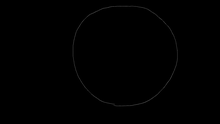
%> input picture 1119第二次實驗(課程三)/coursepathreader/5073076857339904.tif, 220 x 124 px, shrunk from 1920 x 1080 before the run; its folder holds only this picture in this run
$ octave pic_rate_onepic.m   (GNU Octave 9; MATLAB toolbox functions it lacks are replaced by stand-ins)
%> lines starting %> are read from the running program, lines starting %| are printed output that depends on the picture; in (x1, y1, x2, y2) boxes, pixels count from 0 and x2, y2 are one past the last pixel; in counts of white or black regions, pixels touching at a corner belong together; the program's own positions count from 1
clc;
clear;
close all;
add_temp=1;
for Bounding_box=100:100:1000;
sight_like_one=4;
sight_like_two=1;
sight_like_three=3;
allFile = dir('*.tif');
for k=1:1:length(allFile)
    pic=imread(allFile(k).name);%對每一張tif圖片做處理
%> pic is the input picture: size 124x220 uint8; min 0, max 49, mean 0.5
    pic=pic>0;                  %pic中點大於0的話就是ture,給1
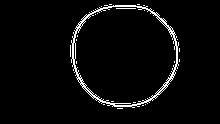
%> pic: size 124x220 logical; 3.7% white in thin lines or dots, all inside (x1, y1, x2, y2) = (70, 4, 180, 109)
    [x,y]=find(pic);            %找出矩陣X中的所有非零元素，並將這些元素的索引值填到[x,y]
%> x = 998 values from 5 to 109; y = 998 values from 71 to 180
    rtmap=zeros(Bounding_box);  %製造一個空白的矩陣
    xminimum=min(x);            %x取最小座標
%> xminimum = 5
    yminimum=min(y);            %y取最小座標
%> yminimum = 71
    xmaximum=max(x);            %x取最大座標
%> xmaximum = 109
    ymaximum=max(y);            %y取最大座標
%> ymaximum = 180
    x=x-xminimum+1;               %所有座標減去最小值,讓圖片可貼在(1,1)上
%> x = 998 values, max 105 at index 468, min 1 at index 417, mean 52.29
    y=y-yminimum+1;               %所有座標減去最小值,讓圖片可貼在(1,1)上
%> y = 998 values from 1 to 110
    x_magnification=(Bounding_box-2)/(xmaximum-xminimum); %看ｘ要放大多少倍 -2是為了怕ceil往上加一
%> x_magnification = 0.942
    y_magnification=(Bounding_box-2)/(ymaximum-yminimum); %看ｙ要放大多少倍
%> y_magnification = 0.899
    x_magnify=floor(x*x_magnification);    %放大ｘ   用ceil是怕floor座標會有0值
%> x_magnify = 998 values, max 98 at index 468, min 0 at index 417, mean 48.78
    y_magnify =floor(y*y_magnification);   %放大ｙ
%> y_magnify = 998 values from 0 to 98

    %figure,plot(y_magnify,-x_magnify,'x'),axis equal,axis tight     %show出ｐｌｏｔ

    for j=1:1:length(x_magnify)            %把相對應X,Y軸寫進rtmap裡,以便做二維傅立葉
        if(x_magnify(j,1)==0&&y_magnify(j,1)~=0)
            x_magnify(j,1)=1;
            rtmap(x_magnify(j,1),y_magnify(j,1))=1;
        end

        if(x_magnify(j,1)~=0&&y_magnify(j,1)==0)
            y_magnify(j,1)=1;
            rtmap(x_magnify(j,1),y_magnify(j,1))=1;
        end
        if(x_magnify(j,1)~=0&&y_magnify(j,1)~=0)
            rtmap(x_magnify(j,1),y_magnify(j,1))=1;
        end
    end
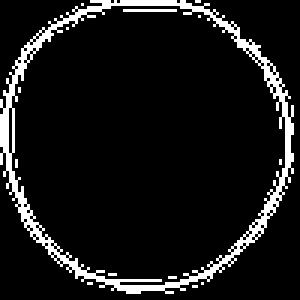
%> rtmap: size 100x100 double (shown 3 times larger); values 0 (black) and 1 (white), 9.3% white in thin lines or dots
%> after the loop, x_magnify = 998 values, max 98 at index 468, min 1 at index 384, mean 48.78; y_magnify = 998 values from 1 to 98
    %subplot(3,3,k),imshow(rtmap)     %show出放入空白矩陣圖片
    fmapq{k}=abs(fft2(rtmap));
    %figure,subplot(3,3,k),imshow(abs(log(abs(fmapq{i}))),[],'notruesize'),title('fft2');
    fmapq{k}= fmapq{k}/ fmapq{k}(1,1);
    fmapq{k}(1,1)=0;
end

originpic=9;%原圖

%figure,
for picnum=1:1:originpic-1
       sum=0;
    for i=1:1:size(rtmap,1)
        for j=1:1:size(rtmap,2)
%> (the run ends here)

$ run again, on 1119第二次實驗(課程三)/coursepathreader/5720929187397632.tif
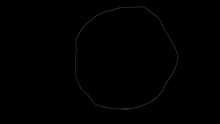
%> input picture 1119第二次實驗(課程三)/coursepathreader/5720929187397632.tif, 220 x 124 px, shrunk from 1920 x 1080 before the run
%> pic is the input picture: size 124x220 uint8; min 0, max 54, mean 0.5
%> `pic=pic>0;`:
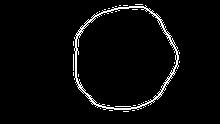
%> pic: size 124x220 logical; 3.6% white in thin lines or dots, all inside (x1, y1, x2, y2) = (73, 4, 180, 112)
%> `[x,y]=find(pic);`: x = 978 values from 5 to 112; y = 978 values from 74 to 180
%> xminimum = 5
%> yminimum = 74
%> xmaximum = 112
%> ymaximum = 180
%> `x=x-xminimum+1;`: x = 978 values, max 108 at index 485, min 1 at index 554, mean 55.04
%> `y=y-yminimum+1;`: y = 978 values from 1 to 107
%> x_magnification = 0.916
%> y_magnification = 0.925
%> `x_magnify=floor(x*x_magnification);`: x_magnify = 978 values, max 98 at index 403, min 0 at index 554, mean 49.93
%> `y_magnify =floor(y*y_magnification);`: y_magnify = 978 values from 0 to 98
%> after the loop `for j=1:1:length(x_magnify)`:
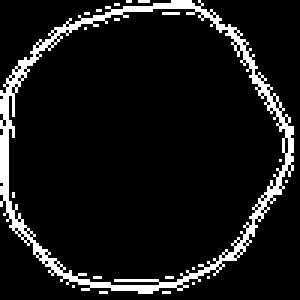
%> rtmap: size 100x100 double (shown 3 times larger); values 0 (black) and 1 (white), 9.1% white in thin lines or dots
%> after the loop `for j=1:1:length(x_magnify)`: x_magnify = 978 values, max 98 at index 403, min 1 at index 456, mean 49.94; y_magnify = 978 values from 1 to 98

$ run again, on 1119第二次實驗(課程三)/coursepathreader/5739719937753088.tif
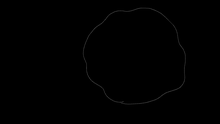
%> input picture 1119第二次實驗(課程三)/coursepathreader/5739719937753088.tif, 220 x 124 px, shrunk from 1920 x 1080 before the run
%> pic is the input picture: size 124x220 uint8; min 0, max 48, mean 0.5
%> `pic=pic>0;`:
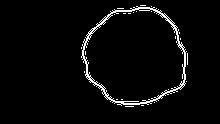
%> pic: size 124x220 logical; 3.5% white in thin lines or dots, all inside (x1, y1, x2, y2) = (81, 5, 188, 107)
%> `[x,y]=find(pic);`: x = 955 values from 6 to 107; y = 955 values from 82 to 188
%> xminimum = 6
%> yminimum = 82
%> xmaximum = 107
%> ymaximum = 188
%> `x=x-xminimum+1;`: x = 955 values, max 102 at index 418, min 1 at index 509, mean 52.37
%> `y=y-yminimum+1;`: y = 955 values from 1 to 107
%> x_magnification = 0.97
%> y_magnification = 0.925
%> `x_magnify=floor(x*x_magnification);`: x_magnify = 955 values, max 98 at index 390, min 0 at index 509, mean 50.32
%> `y_magnify =floor(y*y_magnification);`: y_magnify = 955 values from 0 to 98
%> after the loop `for j=1:1:length(x_magnify)`:
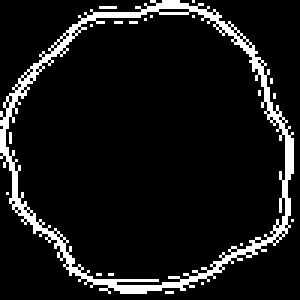
%> rtmap: size 100x100 double (shown 3 times larger); values 0 (black) and 1 (white), 9.1% white in thin lines or dots
%> after the loop `for j=1:1:length(x_magnify)`: x_magnify = 955 values, max 98 at index 390, min 1 at index 485, mean 50.32; y_magnify = 955 values from 1 to 98

$ run again, on 1119第二次實驗(課程三)/coursepathreader/5092919069376512.tif
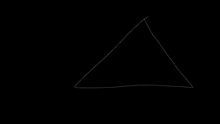
%> input picture 1119第二次實驗(課程三)/coursepathreader/5092919069376512.tif, 220 x 124 px, shrunk from 1920 x 1080 before the run
%> pic is the input picture: size 124x220 uint8; min 0, max 59, mean 0.4
%> `pic=pic>0;`:
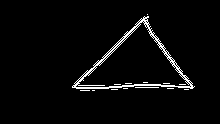
%> pic: size 124x220 logical; 3.3% white in thin lines or dots, all inside (x1, y1, x2, y2) = (72, 14, 195, 91)
%> `[x,y]=find(pic);`: x = 910 values from 15 to 91; y = 910 values from 73 to 195
%> xminimum = 15
%> yminimum = 73
%> xmaximum = 91
%> ymaximum = 195
%> `x=x-xminimum+1;`: x = 910 values, max 77 at index 47, min 1 at index 535, mean 52.35
%> `y=y-yminimum+1;`: y = 910 values from 1 to 123
%> x_magnification = 1.29
%> y_magnification = 0.803
%> x_magnify = 910 values, max 99 at index 47, min 1 at index 535, mean 67.01
%> `y_magnify =floor(y*y_magnification);`: y_magnify = 910 values from 0 to 98
%> after the loop `for j=1:1:length(x_magnify)`:
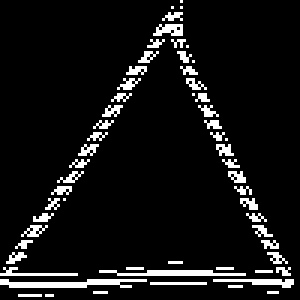
%> rtmap: size 100x100 double (shown 3 times larger); values 0 (black) and 1 (white), 8% white in thin lines or dots
%> after the loop `for j=1:1:length(x_magnify)`: y_magnify = 910 values from 1 to 98
